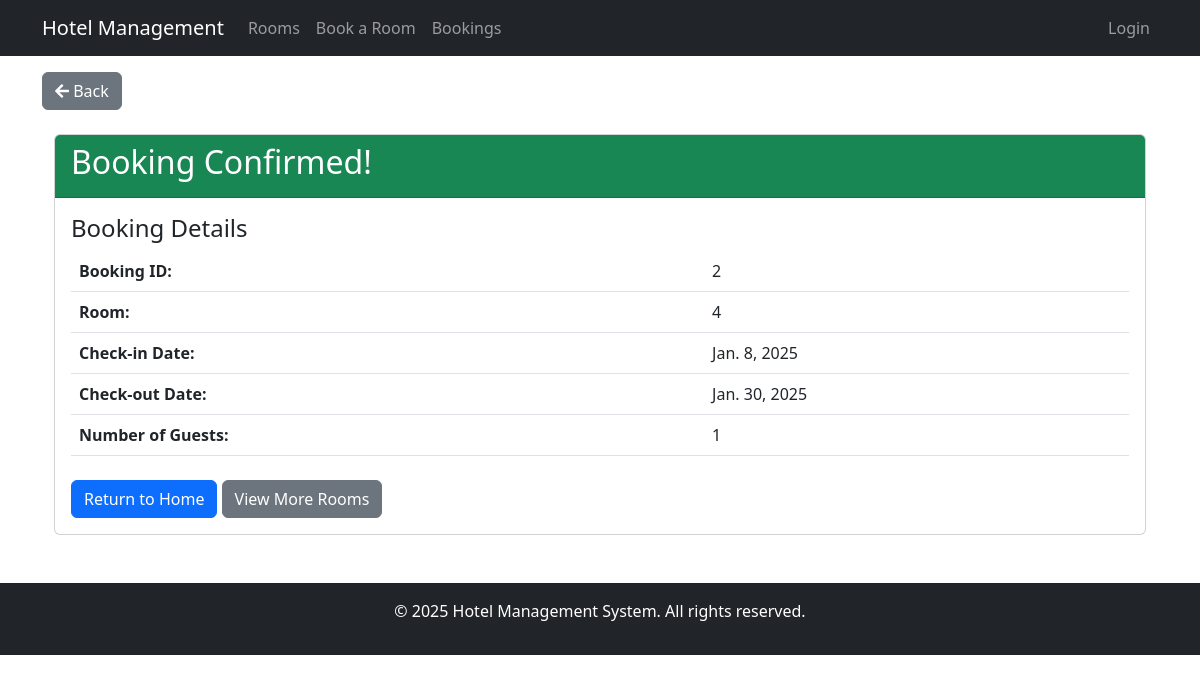
Screenshot of /booking/confirmation/2/ with the database file from the repository.
### hotel_app/models.py (models this page shows, shortened)
class Booking(models.Model):
    guest = models.ForeignKey(User, on_delete=models.CASCADE, null=True, blank=True)
    room = models.ForeignKey(Room, on_delete=models.CASCADE)
    check_in = models.DateField()
    check_out = models.DateField()
    guests = models.IntegerField()
    special_requests = models.TextField(blank=True, null=True)
    created_at = models.DateTimeField(default=timezone.now)
    def get_total_price(self):
        from datetime import datetime
        nights = (self.check_out - self.check_in).days
        room_total = self.room.price * nights
        service_total = sum(bs.service.price * bs.quantity for bs in self.bookingservice_set.all())
        return room_total + service_total

class Room(models.Model):
    ROOM_TYPES = [
        ('single', 'Single'),
        ('double', 'Double'),
        ('suite', 'Suite'),
        ('deluxe', 'Deluxe'),
    ]
    number = models.CharField(max_length=10, unique=True)
    room_type = models.CharField(max_length=50, choices=ROOM_TYPES)
    capacity = models.IntegerField()
    price = models.DecimalField(max_digits=10, decimal_places=2)
    description = models.TextField()
    is_available = models.BooleanField(default=True)
    class Meta:
        ordering = ['number']

### hotel_app/views.py (the view)
# urls.py: path('booking/confirmation/<int:booking_id>/', views.booking_confirmation, name='booking_confirmation'),  # Booking confirmation view
def booking_confirmation(request, booking_id):
    booking = get_object_or_404(Booking, id=booking_id)
    total_price = booking.get_total_price()
    return render(request, 'hotel_app/booking_confirmation.html', {
        'booking': booking,
        'total_price': total_price
    })

### hotel_app/templates/hotel_app/booking_confirmation.html (shortened to what this page needs)
{% extends 'hotel_app/base.html' %}
{% block content %}
<div class="container mt-4">
    <div class="card">
        <div class="card-header bg-success text-white">
            <h2>Booking Confirmed!</h2>
        </div>
        <div class="card-body">
            <h4>Booking Details</h4>
            <table class="table">
                <tr>
                    <th>Booking ID:</th>
                    <td>{{ booking.id }}</td>
                </tr>
                <tr>
                    <th>Room:</th>
                    <td>{{ booking.room.number }}</td>
                </tr>
                <tr>
                    <th>Check-in Date:</th>
                    <td>{{ booking.check_in }}</td>
                </tr>
                <tr>
                    <th>Check-out Date:</th>
                    <td>{{ booking.check_out }}</td>
                </tr>
                <tr>
                    <th>Number of Guests:</th>
                    <td>{{ booking.guests }}</td>
                </tr>
            </table>
            <div class="mt-4">
                <a href="{% url 'home' %}" class="btn btn-primary">Return to Home</a>
                <a href="{% url 'room_list' %}" class="btn btn-secondary">View More Rooms</a>
            </div>
        </div>
    </div>
</div>
{% endblock %}

### rows the page displays
Booking: id "2", room.number "4", check_in "Jan. 8, 2025", check_out "Jan. 30, 2025", guests "1"
